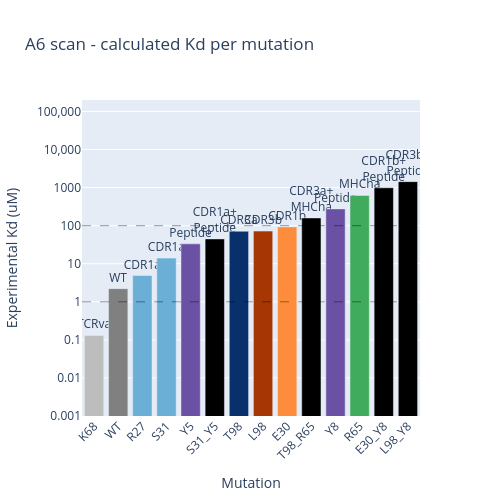

Write notebook code for a chart like this one.
### Code cell
# Fixed y-range/ticks shared by every Kd plot, rather than each one auto-ranging to its
# own data - makes the two plots directly comparable at a glance. In uM (Kd is computed
# in M, so x1e6).
KD_YMIN_UM = 1e-3   # 1 nM
KD_YMAX_UM = 2e5    # 200 mM
LABEL_FONT_SIZE = 12


def plot_kd_bar(df, title):
    colors = [SEGMENT_COLORS.get(seg, "#000000") for seg in df["PrimarySegment"]]
    kd_uM = df["Kd"] * 1e6
    # Line-break multi-segment labels (e.g. "CDR1a+Peptide" -> "CDR1a+<br>Peptide")
    # instead of letting plotly auto-shrink the text to fit on one line - that auto-
    # shrink is also what was making the font size look inconsistent bar to bar despite
    # a fixed textfont size; constraintext="none" below disables it outright.
    bar_text = df["MutatedSegment"].str.replace("+", "+<br>")
    fig = go.Figure(go.Bar(
        x=df["Label"], y=kd_uM,
        marker_color=colors,
        text=bar_text, textposition="outside", constraintext="none",
        textfont=dict(size=LABEL_FONT_SIZE),
        hovertext=[
            f"{n}: Kd={kd:.3g} uM, MUT_affinity={a:.2f} kcal/mol, Gbind={g:.1f}, segment={seg}"
            for n, kd, a, g, seg in zip(df["name"], kd_uM, df["MUT_affinity"], df["Gbind"], df["MutatedSegment"])
        ],
        hoverinfo="text",
    ))
    # Reference lines at 1 uM and 100 uM, to match the convention used on another plot -
    # thin and partly transparent so they read as background guides, not data.
    fig.add_hline(y=1, line_dash="dash", line_color="black", line_width=1, opacity=0.4)
    fig.add_hline(y=100, line_dash="dash", line_color="black", line_width=1, opacity=0.4)
    fig.update_layout(
        title=title, xaxis_title="Mutation", yaxis_title="Experimental Kd (uM)",
        yaxis=dict(
            type="log", range=[np.log10(KD_YMIN_UM), np.log10(KD_YMAX_UM)], dtick=1,
            exponentformat="none", tickfont=dict(size=LABEL_FONT_SIZE),
        ),
        xaxis=dict(tickangle=-45, tickfont=dict(size=LABEL_FONT_SIZE)),
        showlegend=False, width=500, height=500,
    )
    return fig


plot_kd_bar(a6_kd, "A6 scan - calculated Kd per mutation").show()

### Figure 1 — Plotly figure (JSON) as saved in the notebook; plotly's stock layout.template omitted (floating-point values rounded to 4 significant figures)
{"data": [{"constraintext": "none", "hoverinfo": "text", "hovertext": ["A6_K68: Kd=0.131 uM, MUT_affinity=-9.39 kcal/mol, Gbind=-29.0, segment=TCRva", "A6_WT: Kd=2.21 uM, MUT_affinity=-7.71 kcal/mol, Gbind=-9.8, segment=WT", "A6_R27: Kd=4.91 uM, MUT_affinity=-7.24 kcal/mol, Gbind=-12.5, segment=CDR1a", "A6_S31: Kd=14 uM, MUT_affinity=-6.62 kcal/mol, Gbind=-16.1, segment=CDR1a", "A6_Y5: Kd=33.3 uM, MUT_affinity=-6.11 kcal/mol, Gbind=-38.3, segment=Peptide", "A6_S31_Y5: Kd=44.9 uM, MUT_affinity=-5.93 kcal/mol, Gbind=-33.2, segment=CDR1a+Peptide", "A6_T98: Kd=71.5 uM, MUT_affinity=-5.66 kcal/mol, Gbind=-34.6, segment=CDR3a", "A6_L98: Kd=72.1 uM, MUT_affinity=-5.65 kcal/mol, Gbind=-13.0, segment=CDR3b", "A6_E30: Kd=92.7 uM, MUT_affinity=-5.50 kcal/mol, Gbind=-19.1, segment=CDR1b", "A6_T98_R65: Kd=160 uM, MUT_affinity=-5.18 kcal/mol, Gbind=-32.6, segment=CDR3a+MHCha", "A6_Y8: Kd=276 uM, MUT_affinity=-4.86 kcal/mol, Gbind=-30.1, segment=Peptide", "A6_R65: Kd=622 uM, MUT_affinity=-4.37 kcal/mol, Gbind=-39.5, segment=MHCha", "A6_E30_Y8: Kd=989 uM, MUT_affinity=-4.10 kcal/mol, Gbind=-45.5, segment=CDR1b+Peptide", "A6_L98_Y8: Kd=1.43e+03 uM, MUT_affinity=-3.88 kcal/mol, Gbind=-40.7, segment=CDR3b+Peptide"], "marker": {"color": ["#bdbdbd", "#808080", "#6baed6", "#6baed6", "#6a51a3", "#000000", "#08306b", "#a63603", "#fd8d3c", "#000000", "#6a51a3", "#41ab5d", "#000000", "#000000"]}, "text": ["TCRva", "WT", "CDR1a", "CDR1a", "Peptide", "CDR1a+<br>Peptide", "CDR3a", "CDR3b", "CDR1b", "CDR3a+<br>MHCha", "Peptide", "MHCha", "CDR1b+<br>Peptide", "CDR3b+<br>Peptide"], "textfont": {"size": 12}, "textposition": "outside", "type": "bar", "x": ["K68", "WT", "R27", "S31", "Y5", "S31_Y5", "T98", "L98", "E30", "T98_R65", "Y8", "R65", "E30_Y8", "L98_Y8"], "y": [0.1309, 2.212, 4.907, 14.04, 33.27, 44.85, 71.47, 72.07, 92.68, 159.9, 275.8, 622.1, 989.5, 1434.0]}], "layout": {"height": 500, "shapes": [{"line": {"color": "black", "dash": "dash", "width": 1}, "opacity": 0.4, "type": "line", "x0": 0, "x1": 1, "xref": "x domain", "y0": 1, "y1": 1, "yref": "y"}, {"line": {"color": "black", "dash": "dash", "width": 1}, "opacity": 0.4, "type": "line", "x0": 0, "x1": 1, "xref": "x domain", "y0": 100, "y1": 100, "yref": "y"}], "showlegend": false, "title": {"text": "A6 scan - calculated Kd per mutation"}, "width": 500, "xaxis": {"tickangle": -45, "tickfont": {"size": 12}, "title": {"text": "Mutation"}}, "yaxis": {"dtick": 1, "exponentformat": "none", "range": [-3.0, 5.301], "tickfont": {"size": 12}, "title": {"text": "Experimental Kd (uM)"}, "type": "log"}}}
